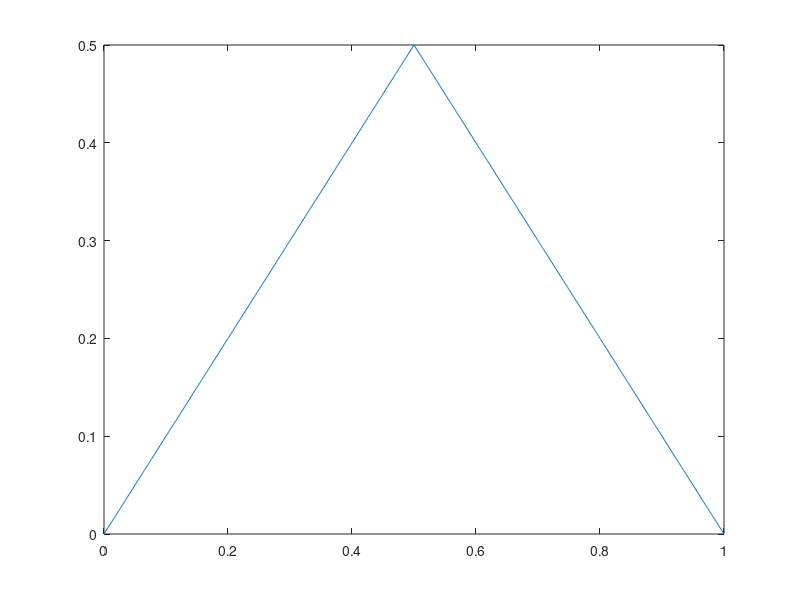
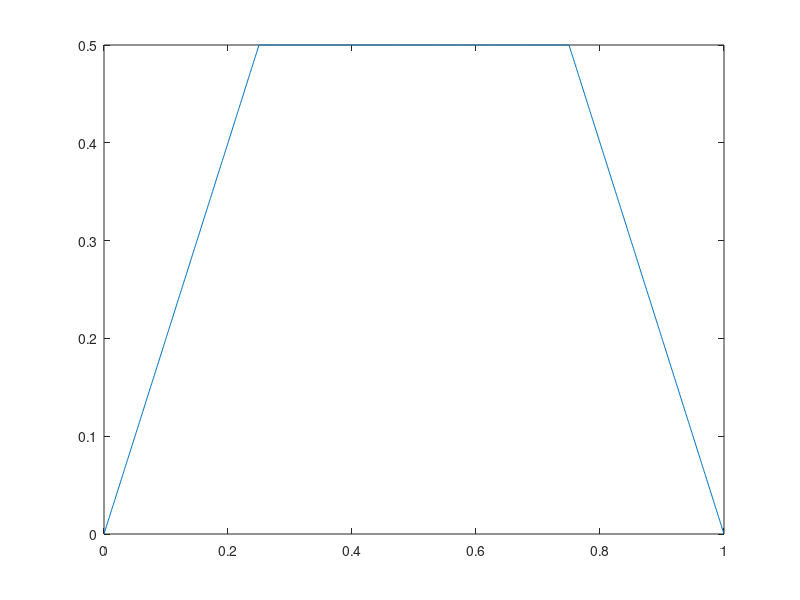
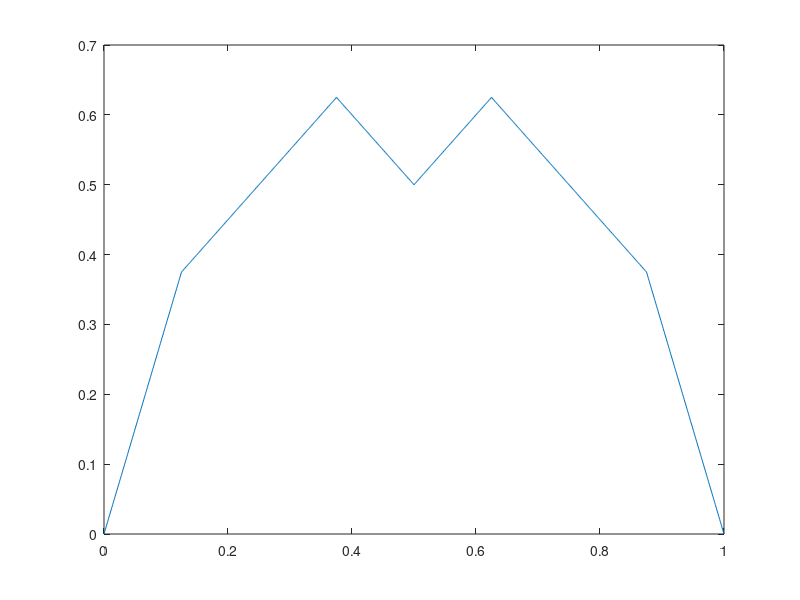
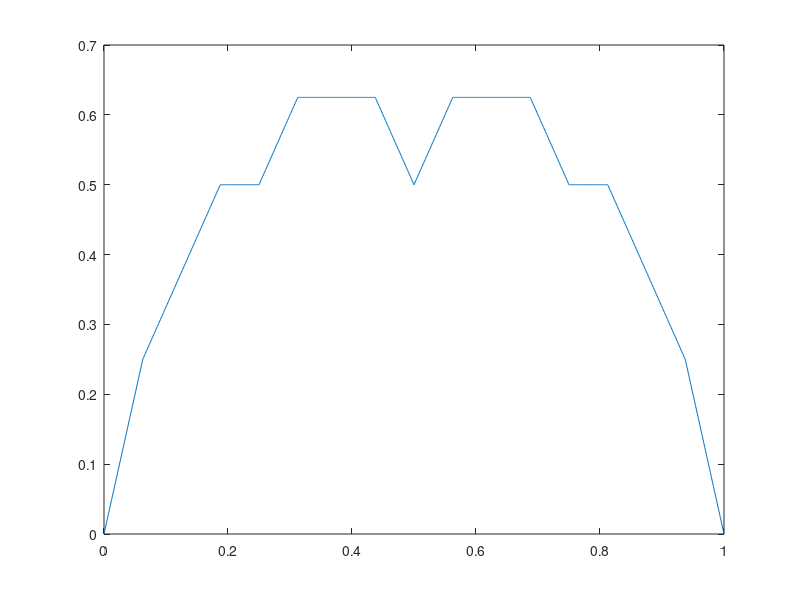

These figures' MATLAB source, in order:
clc;
close all;

format long

x = 0 : 0.001 : 1;

for n = 1 : 10
    figure(n)
    T = 0;
    for k = 1 : n
        t = x;
        for t_ = 1 : k
            t = 2 .* t .* sign(0.5 - t) + sign(t - 0.5) + 1;
        end
        T = T + t / (2 ^ k);
    end
    plot(x, T)
end
